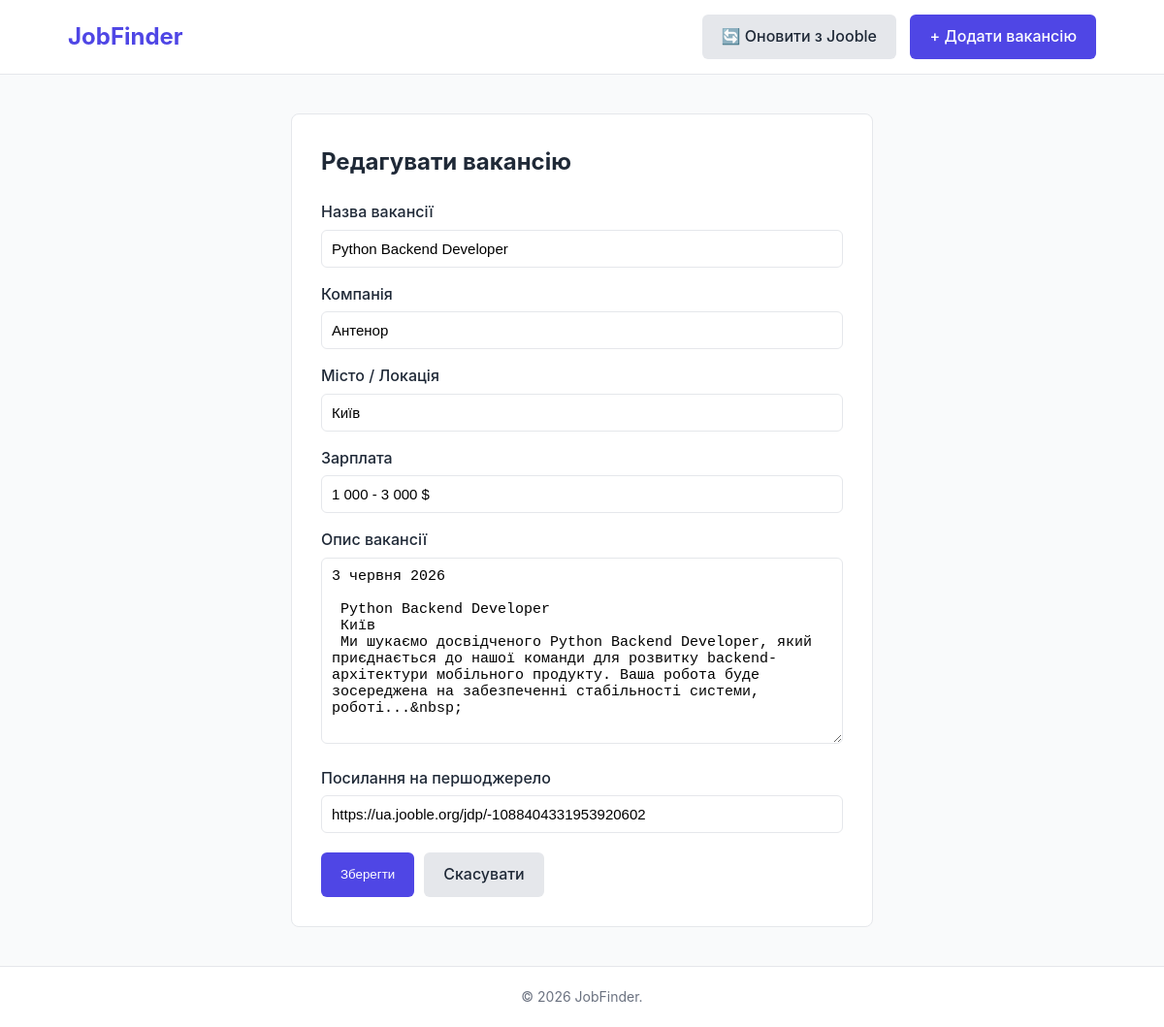
/vacancy/69/update/, run on the app's committed database.
### vacancies/models.py (models this page shows, shortened)
class Vacancy(models.Model):
    title = models.CharField(max_length=255, verbose_name="Назва вакансії")
    company = models.CharField(max_length=255, verbose_name="Компанія")
    location = models.CharField(max_length=255, verbose_name="Місто / Локація")
    salary = models.CharField(
        max_length=100,
        default="Не вказана",
        verbose_name="Зарплата"
    )
    description = models.TextField(verbose_name="Опис вакансії")
    source_url = models.URLField(blank=True, null=True, unique=True, verbose_name="Посилання на першоджерело")
    created_at = models.DateTimeField(auto_now_add=True, verbose_name="Дата створення")
    class Meta:
        verbose_name = "Вакансія"
        verbose_name_plural = "Вакансії"
        ordering = ['-created_at']

### vacancies/views.py (the view, shortened to what this page needs)
# urls.py: path('vacancy/<int:pk>/update/', views.VacancyUpdateView.as_view(), name='vacancy_update'),
class VacancyUpdateView(UpdateView):
    model = Vacancy
    form_class = VacancyForm
    template_name = 'vacancies/form.html'
    def get_context_data(self, **kwargs):
        context = super().get_context_data(**kwargs)
        context['title'] = "Редагувати вакансію"
        return context

### vacancies/forms.py
class VacancyForm(forms.ModelForm):
    class Meta:
        model = Vacancy
        fields = ['title', 'company', 'location', 'salary', 'description', 'source_url']

### templates/vacancies/form.html (shortened to what this page needs)
{% extends 'base.html' %}
{% block content %}
<div class="form-container">
    <h2>{{ title }}</h2>
    <form method="POST">
        {% for field in form %}
            <p>
                <label for="{{ field.id_for_label }}">{{ field.label }}</label>
                {{ field }}
            </p>
        {% endfor %}
        <div class="form-actions">
            <button type="submit" class="btn btn-primary">Зберегти</button>
            <a href="{% if form.instance.pk %}{% url 'vacancy_detail' form.instance.pk %}{% else %}{% url 'vacancy_list' %}{% endif %}" class="btn btn-secondary">Скасувати</a>
        </div>
    </form>
</div>
{% endblock %}

### static/css/style.css (style rules this page uses)
:root { --primary-color: #4f46e5; --primary-hover: #4338ca; --danger-color: #ef4444; --danger-hover: #dc2626; --text-color: #1f2937; --light-bg: #f9fafb; --border-color: #e5e7eb; --white: #ffffff; }
* { box-sizing: border-box; margin: 0; padding: 0; }
body { font-family: -apple-system, BlinkMacSystemFont, "Segoe UI", Roboto, Helvetica, Arial, sans-serif; color: var(--text-color); background-color: var(--light-bg); line-height: 1.6; display: flex; flex-direction: column; min-height: 100vh; }
.btn { display: inline-block; padding: 10px 20px; border-radius: 6px; text-decoration: none; font-weight: 500; cursor: pointer; border: none; transition: background 0.2s ease; }
.btn-primary { background-color: var(--primary-color); color: var(--white); }
.btn-secondary { background-color: var(--border-color); color: var(--text-color); }
.form-container { max-width: 600px; margin: 40px auto; background: var(--white); padding: 30px; border-radius: 8px; border: 1px solid var(--border-color); }
.form-container h2 { margin-bottom: 20px; }
.form-container p { margin-bottom: 15px; }
.form-container label { display: block; font-weight: 500; margin-bottom: 5px; }
.form-container input, .form-container textarea, .form-container select { width: 100%; padding: 10px; border: 1px solid var(--border-color); border-radius: 6px; font-size: 15px; }
.form-actions { display: flex; gap: 10px; margin-top: 20px; }

### data on the page
Vacancy: form "Python Backend Developer" "Антенор" "Київ" "1 000 - 3 000 $" "3 червня 2026 Python Backend Developer Київ Ми шукаємо досвідченого Python Backend Developer, який приєднається до нашої команди для розвитку backend-архітектури мобільного продукту. Ваша робота буде зосереджена на забезпеченні стабільності системи, роботі...&nbsp;" "https://ua.jooble.org/jdp/-1088404331953920602"

### other printed values
{{ title }} "Редагувати вакансію"
{{ field.label }} "Назва вакансії" "Компанія" "Місто / Локація" "Зарплата" "Опис вакансії" "Посилання на першоджерело"
